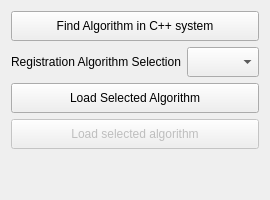
             <widget class="QWidget" name="m_tabSelection">
              <attribute name="title">
               <string>配准方法选择</string>
              </attribute>
              <layout class="QVBoxLayout" name="verticalLayout_15">
               <item>
                <layout class="QVBoxLayout" name="verticalLayout_14">
                 <item>
                  <widget class="QPushButton" name="pushButton_FindAlgorithm">
                   <property name="minimumSize">
                    <size>
                     <width>0</width>
                     <height>30</height>
                    </size>
                   </property>
                   <property name="text">
                    <string>Find Algorithm in C++ system</string>
                   </property>
                  </widget>
                 </item>
                 <item>
                  <layout class="QHBoxLayout" name="horizontalLayout_21">
                   <item>
                    <widget class="QLabel" name="label_3">
                     <property name="text">
                      <string>Registration Algorithm Selection</string>
                     </property>
                    </widget>
                   </item>
                   <item>
                    <widget class="QComboBox" name="m_algorithmComboBox">
                     <property name="minimumSize">
                      <size>
                       <width>0</width>
                       <height>30</height>
                      </size>
                     </property>
                    </widget>
                   </item>
                  </layout>
                 </item>
                 <item>
                  <widget class="QPushButton" name="pushButton_SelectAlgorithm">
                   <property name="minimumSize">
                    <size>
                     <width>0</width>
                     <height>30</height>
                    </size>
                   </property>
                   <property name="text">
                    <string>Load Selected Algorithm</string>
                   </property>
                  </widget>
                 </item>
                </layout>
               </item>
               <item>
                <widget class="QPushButton" name="m_pbLoadSelected">
                 <property name="enabled">
                  <bool>false</bool>
                 </property>
                 <property name="minimumSize">
                  <size>
                   <width>0</width>
                   <height>30</height>
                  </size>
                 </property>
                 <property name="text">
                  <string>Load selected algorithm</string>
                 </property>
                </widget>
               </item>
               <item>
                <spacer name="verticalSpacer">
                 <property name="orientation">
                  <enum>Qt::Vertical</enum>
                 </property>
                 <property name="sizeHint" stdset="0">
                  <size>
                   <width>20</width>
                   <height>40</height>
                  </size>
                 </property>
                </spacer>
               </item>
              </layout>
             </widget>
